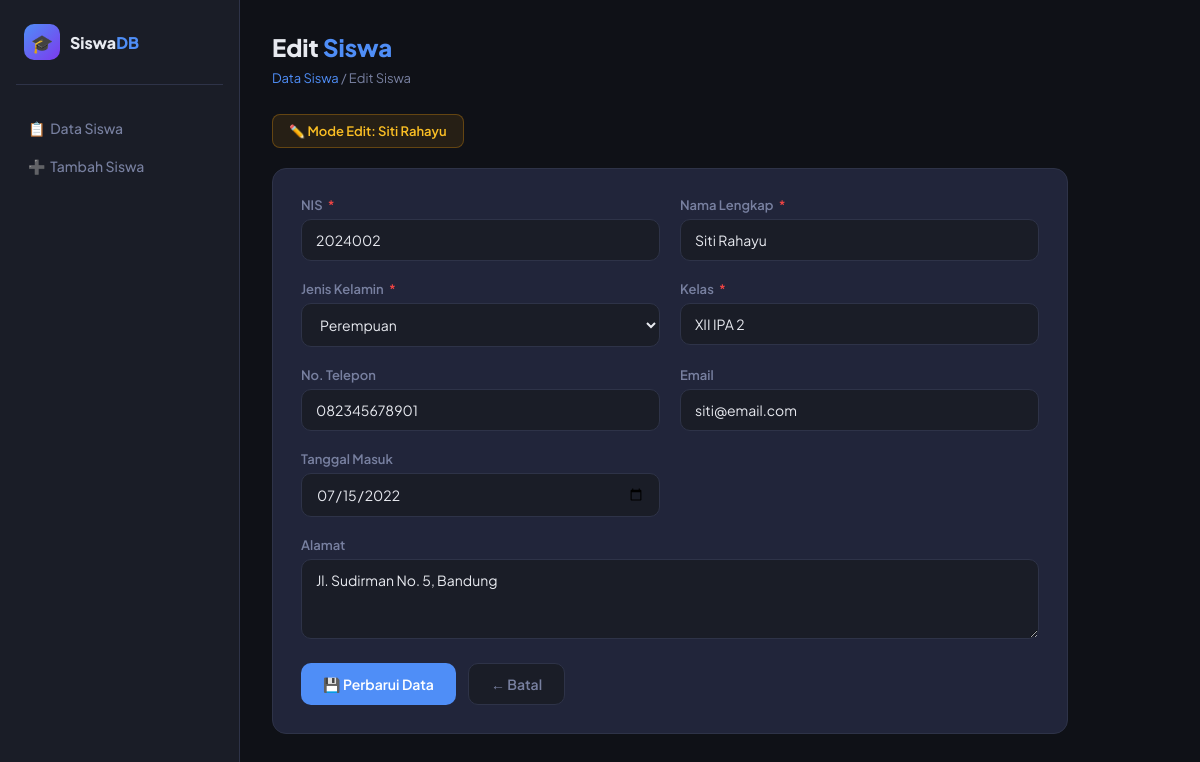
Page /edit.php?id=2 on the committed database.
### tables this page shows
CREATE TABLE IF NOT EXISTS siswa (
    id              INT AUTO_INCREMENT PRIMARY KEY,
    nis             VARCHAR(20)  NOT NULL UNIQUE,
    nama            VARCHAR(100) NOT NULL,
    jenis_kelamin   ENUM('Laki-laki','Perempuan') NOT NULL,
    kelas           VARCHAR(20)  NOT NULL,
    alamat          TEXT,
    no_telepon      VARCHAR(20),
    email           VARCHAR(100),
    tanggal_masuk   DATE,
    created_at      TIMESTAMP DEFAULT CURRENT_TIMESTAMP
);

### Siswa.php (called while the page is built, shortened)
<?php
require_once __DIR__ . '/../config/Database.php';
class Siswa {
    private $conn;
    private $table = 'siswa';
    public function __construct() {
        $db = new Database();
        $this->conn = $db->connect();
    }
    public function getById($id) {
        $id  = (int)$id;
        $sql = "SELECT * FROM {$this->table} WHERE id = {$id} LIMIT 1";
        $result = $this->conn->query($sql);
        return $result->fetch_assoc();
    }
}

### Database.php (called while the page is built, shortened)
<?php
class Database {
    private $host     = 'localhost';
    private $db_name  = 'db_siswa';
    private $username = 'root';
    private $password = '';
    public function connect() {
        $this->conn = null;
        try {
            $this->conn = new mysqli(
                $this->host,
                $this->username,
                $this->password,
                $this->db_name
            );
            $this->conn->set_charset('utf8mb4');
        } catch (Exception $e) {
            echo '<div class="alert alert-danger">Error: ' . $e->getMessage() . '</div>';
        }
        return $this->conn;
    }
}

### edit.php (the view, shortened to what this page needs)
<?php
require_once __DIR__ . '/../classes/Siswa.php';
$siswaObj = new Siswa();
$id = isset($_GET['id']) ? (int)$_GET['id'] : 0;
$row = $siswaObj->getById($id);
$data = $row;
?>
<!DOCTYPE html>
<html lang="id">
<head>
</head>
<body>
<aside class="sidebar">
  <div class="sidebar-logo">
    <div class="logo-icon">🎓</div>
    <div class="logo-text">Siswa<span>DB</span></div>
  </div>
  <a href="../index.php" class="nav-item">📋 &nbsp;Data Siswa</a>
  <a href="tambah.php" class="nav-item">➕ &nbsp;Tambah Siswa</a>
</aside>
<main class="main">
  <div class="page-title">Edit <span>Siswa</span></div>
  <div class="breadcrumb"><a href="../index.php">Data Siswa</a> / Edit Siswa</div>
  <div class="edit-badge">✏️ Mode Edit: <?= htmlspecialchars($row['nama']) ?></div>
  <div class="form-card">
    <form method="POST">
      <div class="form-grid">
        <div class="form-group">
          <label>NIS <span class="req">*</span></label>
          <input type="text" name="nis" value="<?= htmlspecialchars($data['nis']) ?>" required>
        </div>
        <div class="form-group">
          <label>Nama Lengkap <span class="req">*</span></label>
          <input type="text" name="nama" value="<?= htmlspecialchars($data['nama']) ?>" required>
        </div>
        <div class="form-group">
          <label>Jenis Kelamin <span class="req">*</span></label>
          <select name="jenis_kelamin" required>
            <option value="Perempuan" <?= $data['jenis_kelamin']==='Perempuan' ? 'selected':'' ?>>Perempuan</option>
          </select>
        </div>
        <div class="form-group">
          <label>Kelas <span class="req">*</span></label>
          <input type="text" name="kelas" value="<?= htmlspecialchars($data['kelas']) ?>" required>
        </div>
        <div class="form-group">
          <label>No. Telepon</label>
          <input type="text" name="no_telepon" value="<?= htmlspecialchars($data['no_telepon']) ?>">
        </div>
        <div class="form-group">
          <label>Email</label>
          <input type="email" name="email" value="<?= htmlspecialchars($data['email']) ?>">
        </div>
        <div class="form-group">
          <label>Tanggal Masuk</label>
          <input type="date" name="tanggal_masuk" value="<?= htmlspecialchars($data['tanggal_masuk']) ?>">
        </div>
        <div class="form-group full">
          <label>Alamat</label>
          <textarea name="alamat"><?= htmlspecialchars($data['alamat']) ?></textarea>
        </div>
      </div>
      <div class="form-actions">
        <button type="submit" class="btn btn-primary">💾 Perbarui Data</button>
        <a href="../index.php" class="btn btn-secondary">← Batal</a>
      </div>
    </form>
  </div>
</main>
</body>
</html>

### edit.php (style rules this page uses)
:root { --bg:#0f1117; --surface:#1a1d27; --card:#21253a; --border:#2e3348; --accent:#4f8ef7; --accent2:#7c3aed; --red:#ef4444; --text:#e8eaf0; --muted:#7880a0; --radius:14px; }
* { margin:0; padding:0; box-sizing:border-box; }
body { font-family:'Plus Jakarta Sans',sans-serif; background:var(--bg); color:var(--text); min-height:100vh; }
.sidebar { position:fixed; top:0; left:0; width:240px; height:100vh; background:var(--surface); border-right:1px solid var(--border); display:flex; flex-direction:column; padding:24px 16px; z-index:100; }
.sidebar-logo { display:flex; align-items:center; gap:10px; padding:0 8px 24px; border-bottom:1px solid var(--border); margin-bottom:24px; }
.logo-icon { width:36px; height:36px; border-radius:10px; background:linear-gradient(135deg,var(--accent),var(--accent2)); display:flex; align-items:center; justify-content:center; font-size:18px; }
.logo-text { font-weight:800; font-size:16px; }
.logo-text span { color:var(--accent); }
.nav-item { display:flex; align-items:center; gap:10px; padding:10px 12px; border-radius:10px; color:var(--muted); text-decoration:none; font-size:14px; font-weight:500; transition:all .2s; }
.main { margin-left:240px; padding:32px; max-width:860px; }
.page-title { font-size:24px; font-weight:800; margin-bottom:8px; }
.page-title span { color:var(--accent); }
.breadcrumb { font-size:13px; color:var(--muted); margin-bottom:28px; }
.breadcrumb a { color:var(--accent); text-decoration:none; }
.form-card { background:var(--card); border:1px solid var(--border); border-radius:var(--radius); padding:28px; }
.form-grid { display:grid; grid-template-columns:1fr 1fr; gap:20px; }
.form-group { display:flex; flex-direction:column; gap:6px; }
.form-group.full { grid-column:1/-1; }
label { font-size:13px; font-weight:600; color:var(--muted); }
label .req { color:var(--red); margin-left:3px; }
input,select,textarea { padding:11px 14px; border-radius:10px; background:var(--surface); border:1px solid var(--border); color:var(--text); font-family:inherit; font-size:14px; outline:none; transition:border .2s; }
textarea { resize:vertical; min-height:80px; }
select option { background:var(--surface); }
.form-actions { display:flex; gap:12px; margin-top:24px; }
.btn { display:inline-flex; align-items:center; gap:7px; padding:11px 22px; border-radius:10px; font-family:inherit; font-size:14px; font-weight:600; border:none; cursor:pointer; text-decoration:none; transition:all .2s; }
.btn-primary { background:var(--accent); color:#fff; }
.btn-secondary { background:var(--surface); color:var(--muted); border:1px solid var(--border); }
.edit-badge { display:inline-flex; align-items:center; gap:8px; padding:8px 16px; border-radius:8px; background:rgba(245,158,11,.1); border:1px solid rgba(245,158,11,.3); color:#fbbf24; font-size:13px; font-weight:600; margin-bottom:20px; }

### rows in the picture
siswa: nama "Siti Rahayu", nis "2024002", jenis_kelamin "Perempuan", kelas "XII IPA 2", no_telepon "082345678901", email "siti@email.com", tanggal_masuk "07/15/2022", alamat "Jl. Sudirman No. 5, Bandung"
